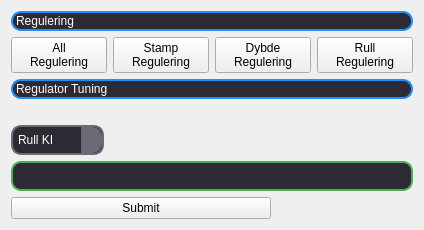
                              <widget class="QFrame" name="maniOuterContainer">
                               <property name="minimumSize">
                                <size>
                                 <width>360</width>
                                 <height>180</height>
                                </size>
                               </property>
                               <property name="maximumSize">
                                <size>
                                 <width>16777215</width>
                                 <height>16777215</height>
                                </size>
                               </property>
                               <layout class="QVBoxLayout" name="verticalLayout_3">
                                <item>
                                 <widget class="QLabel" name="label_12">
                                  <property name="minimumSize">
                                   <size>
                                    <width>0</width>
                                    <height>20</height>
                                   </size>
                                  </property>
                                  <property name="maximumSize">
                                   <size>
                                    <width>16777215</width>
                                    <height>20</height>
                                   </size>
                                  </property>
                                  <property name="styleSheet">
                                   <string notr="true">QWidget {
    background-color: #6E6976;
}

QFrame {
    background-color: #2E2A33;
    border: 2px solid #1E90FF;
    border-radius: 10px;
}

QPushButton {
    background-color: #2E2A33;
    border: 2px solid #1E90FF;
    border-radius: 10px;
    color: #FFFFFF;
    padding: 5px;
}

QPushButton:hover {
    background-color: #6E6976;
    color: #FFFFFF;
}

QLineEdit {
    background-color: #2E2A33;
    border: 2px solid #1E90FF;
    border-radius: 10px;
    color: #FFFFFF;
    padding: 5px;
}

QLabel {
    color: #FFFFFF;
}
QLabel {
  qproperty-alignment: 'AlignCenter';
}
</string>
                                  </property>
                                  <property name="text">
                                   <string>Regulering</string>
                                  </property>
                                 </widget>
                                </item>
                                <item>
                                 <layout class="QHBoxLayout" name="horizontalLayout_7">
                                  <item>
                                   <layout class="QHBoxLayout" name="horizontalLayout_8">
                                    <item>
                                     <widget class="QPushButton" name="btnRegOn">
                                      <property name="sizePolicy">
                                       <sizepolicy hsizetype="Minimum" vsizetype="Minimum">
                                        <horstretch>0</horstretch>
                                        <verstretch>0</verstretch>
                                       </sizepolicy>
                                      </property>
                                      <property name="text">
                                       <string>All 
Regulering</string>
                                      </property>
                                     </widget>
                                    </item>
                                    <item>
                                     <widget class="QPushButton" name="btnStampOn">
                                      <property name="sizePolicy">
                                       <sizepolicy hsizetype="Minimum" vsizetype="Minimum">
                                        <horstretch>0</horstretch>
                                        <verstretch>0</verstretch>
                                       </sizepolicy>
                                      </property>
                                      <property name="text">
                                       <string>Stamp
Regulering</string>
                                      </property>
                                     </widget>
                                    </item>
                                    <item>
                                     <widget class="QPushButton" name="btnDybdeOn">
                                      <property name="sizePolicy">
                                       <sizepolicy hsizetype="Minimum" vsizetype="Minimum">
                                        <horstretch>0</horstretch>
                                        <verstretch>0</verstretch>
                                       </sizepolicy>
                                      </property>
                                      <property name="text">
                                       <string>Dybde 
Regulering</string>
                                      </property>
                                     </widget>
                                    </item>
                                    <item>
                                     <widget class="QPushButton" name="btnRullOn">
                                      <property name="sizePolicy">
                                       <sizepolicy hsizetype="Minimum" vsizetype="Minimum">
                                        <horstretch>0</horstretch>
                                        <verstretch>0</verstretch>
                                       </sizepolicy>
                                      </property>
                                      <property name="text">
                                       <string>Rull
Regulering</string>
                                      </property>
                                     </widget>
                                    </item>
                                   </layout>
                                  </item>
                                 </layout>
                                </item>
                                <item>
                                 <layout class="QVBoxLayout" name="verticalLayout_40">
                                  <item>
                                   <widget class="QLabel" name="label_11">
                                    <property name="sizePolicy">
                                     <sizepolicy hsizetype="MinimumExpanding" vsizetype="Preferred">
                                      <horstretch>0</horstretch>
                                      <verstretch>0</verstretch>
                                     </sizepolicy>
                                    </property>
                                    <property name="minimumSize">
                                     <size>
                                      <width>402</width>
                                      <height>20</height>
                                     </size>
                                    </property>
                                    <property name="maximumSize">
                                     <size>
                                      <width>90</width>
                                      <height>25</height>
                                     </size>
                                    </property>
                                    <property name="styleSheet">
                                     <string notr="true">QWidget {
    background-color: #6E6976;
}

QFrame {
    background-color: #2E2A33;
    border: 2px solid #1E90FF;
    border-radius: 10px;
}

QPushButton {
    background-color: #2E2A33;
    border: 2px solid #1E90FF;
    border-radius: 10px;
    color: #FFFFFF;
    padding: 5px;
}

QPushButton:hover {
    background-color: #6E6976;
    color: #FFFFFF;
}

QLineEdit {
    background-color: #2E2A33;
    border: 2px solid #1E90FF;
    border-radius: 10px;
    color: #FFFFFF;
    padding: 5px;
}

QLabel {
    color: #FFFFFF;
}
QLabel {
  qproperty-alignment: 'AlignCenter';
}</string>
                                    </property>
                                    <property name="text">
                                     <string>Regulator Tuning</string>
                                    </property>
                                   </widget>
                                  </item>
                                  <item>
                                   <widget class="QLabel" name="lastSent">
                                    <property name="sizePolicy">
                                     <sizepolicy hsizetype="Preferred" vsizetype="MinimumExpanding">
                                      <horstretch>0</horstretch>
                                      <verstretch>0</verstretch>
                                     </sizepolicy>
                                    </property>
                                    <property name="text">
                                     <string/>
                                    </property>
                                   </widget>
                                  </item>
                                  <item>
                                   <widget class="QComboBox" name="reguleringDropdown">
                                    <property name="sizePolicy">
                                     <sizepolicy hsizetype="Fixed" vsizetype="Fixed">
                                      <horstretch>0</horstretch>
                                      <verstretch>0</verstretch>
                                     </sizepolicy>
                                    </property>
                                    <property name="minimumSize">
                                     <size>
                                      <width>92</width>
                                      <height>0</height>
                                     </size>
                                    </property>
                                    <property name="styleSheet">
                                     <string notr="true">QComboBox {
    background-color: #2E2A33;
    border: 2px solid #6E6976;
    border-radius: 10px;
    color: #FFFFFF;
    padding: 5px;
    min-width: 6em;
}

QComboBox::drop-down {
    subcontrol-origin: padding;
    subcontrol-position: center right;
    width: 20px;
    border-left-width: 1px;
    border-left-color: #6E6976;
    border-left-style: solid;
    border-top-right-radius: 10px;
    border-bottom-right-radius: 10px;
    background-color: #6E6976;
}

QComboBox::down-arrow {
    image: url(arrow-down.png);
    width: 8px;
    height: 8px;
}

QComboBox::item {
    color: #FFFFFF;
}</string>
                                    </property>
                                    <item>
                                     <property name="text">
                                      <string>Rull KI</string>
                                     </property>
                                    </item>
                                    <item>
                                     <property name="text">
                                      <string>Rull KD</string>
                                     </property>
                                    </item>
                                    <item>
                                     <property name="text">
                                      <string>Rull KP</string>
                                     </property>
                                    </item>
                                    <item>
                                     <property name="text">
                                      <string>Stamp KI</string>
                                     </property>
                                    </item>
                                    <item>
                                     <property name="text">
                                      <string>Stamp KD</string>
                                     </property>
                                    </item>
                                    <item>
                                     <property name="text">
                                      <string>Stamp KP</string>
                                     </property>
                                    </item>
                                    <item>
                                     <property name="text">
                                      <string>Dybde KI</string>
                                     </property>
                                    </item>
                                    <item>
                                     <property name="text">
                                      <string>Dybde KD</string>
                                     </property>
                                    </item>
                                    <item>
                                     <property name="text">
                                      <string>Dybde KP</string>
                                     </property>
                                    </item>
                                    <item>
                                     <property name="text">
                                      <string>TS</string>
                                     </property>
                                    </item>
                                    <item>
                                     <property name="text">
                                      <string>Alpha</string>
                                     </property>
                                    </item>
                                   </widget>
                                  </item>
                                  <item>
                                   <widget class="QLineEdit" name="tuningInput">
                                    <property name="styleSheet">
                                     <string notr="true">QWidget {
    background-color: #6E6976;
}

QFrame {
    background-color: #2E2A33;
    border: 2px solid #4CAF50;
    border-radius: 10px;
}

QPushButton {
    background-color: #2E2A33;
    border: 2px solid #4CAF50;
    border-radius: 10px;
    color: #FFFFFF;
    padding: 5px;
}

QPushButton:hover {
    background-color: #6E6976;
    color: #FFFFFF;
}

QLineEdit {
    background-color: #2E2A33;
    border: 2px solid #4CAF50;
    border-radius: 10px;
    color: #FFFFFF;
    padding: 5px;
}

QLabel {
    color: #FFFFFF;
}</string>
                                    </property>
                                    <property name="text">
                                     <string/>
                                    </property>
                                   </widget>
                                  </item>
                                  <item>
                                   <widget class="QPushButton" name="btnRegTuning">
                                    <property name="sizePolicy">
                                     <sizepolicy hsizetype="Fixed" vsizetype="Fixed">
                                      <horstretch>0</horstretch>
                                      <verstretch>0</verstretch>
                                     </sizepolicy>
                                    </property>
                                    <property name="minimumSize">
                                     <size>
                                      <width>260</width>
                                      <height>0</height>
                                     </size>
                                    </property>
                                    <property name="text">
                                     <string>Submit</string>
                                    </property>
                                   </widget>
                                  </item>
                                 </layout>
                                </item>
                               </layout>
                              </widget>
